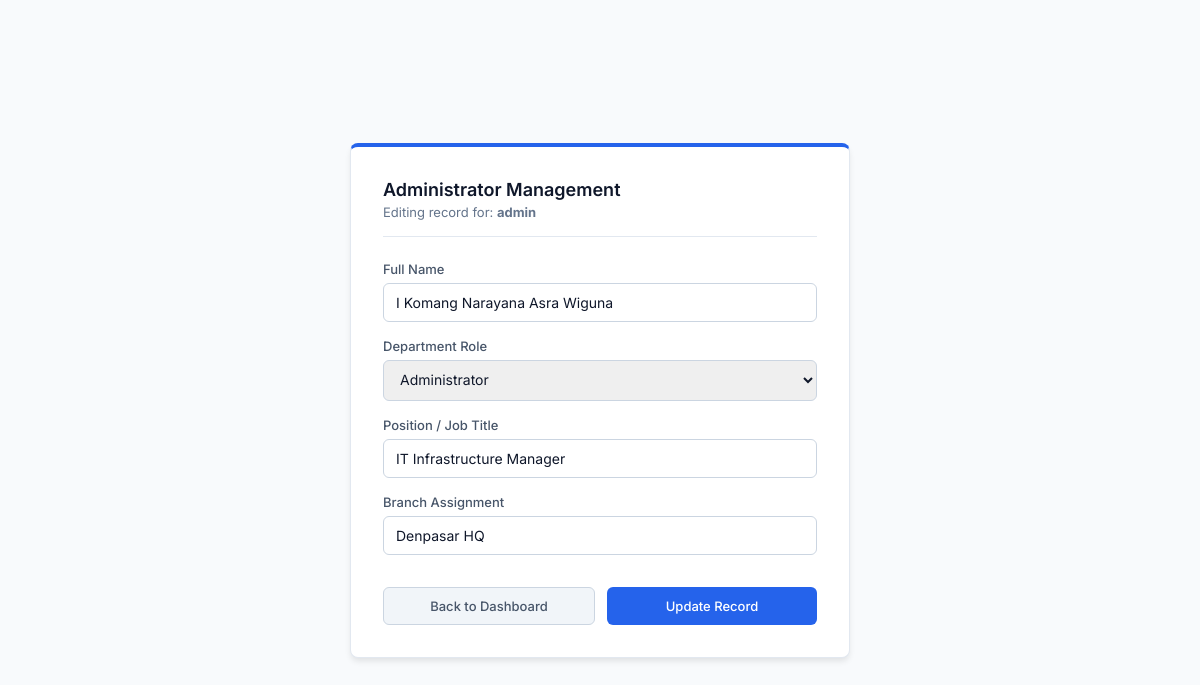
The page /admin_edit_karyawan.php?id=1 (signed in) on the database its author committed.
### tables this page shows
CREATE TABLE `users` (
  `id_user` int NOT NULL,
  `username` varchar(50) NOT NULL,
  `password` varchar(255) NOT NULL,
  `nama_lengkap` varchar(100) NOT NULL,
  `role` varchar(50) NOT NULL,
  `jabatan` varchar(100) NOT NULL,
  `penempatan` varchar(100) NOT NULL
);

### admin_edit_karyawan.php (the view, shortened to what this page needs)
<?php
require 'config.php';
$target_id = $_GET['id'] ?? 0;
$stmt = $conn->prepare("SELECT * FROM users WHERE id_user = ?");
$stmt->bind_param("i", $target_id);
$stmt->execute();
$target_data = $stmt->get_result()->fetch_assoc();
?>
<!DOCTYPE html>
<html lang="en">
<head>
</head>
<body>
<div class="form-container">
    <div class="form-header">
        <h2>Administrator Management</h2>
        <p>Editing record for: <strong><?= htmlspecialchars($target_data['username']); ?></strong></p>
    </div>
    <form method="POST" action="">
        <div class="form-group">
            <label>Full Name</label>
            <input type="text" name="nama_lengkap" value="<?= htmlspecialchars($target_data['nama_lengkap']); ?>" required>
        </div>
        <div class="form-group">
            <label>Department Role</label>
            <select name="role" required>
                <option value="Administrator" <?= $target_data['role'] == 'Administrator' ? 'selected' : '' ?>>Administrator</option>
            </select>
        </div>
        <div class="form-group">
            <label>Position / Job Title</label>
            <input type="text" name="jabatan" value="<?= htmlspecialchars($target_data['jabatan']); ?>" required>
        </div>
        <div class="form-group">
            <label>Branch Assignment</label>
            <input type="text" name="penempatan" value="<?= htmlspecialchars($target_data['penempatan']); ?>" required>
        </div>
        <div class="form-actions">
            <a href="dashboard.php" class="btn btn-cancel">Back to Dashboard</a>
            <button type="submit" name="update" class="btn btn-submit">Update Record</button>
        </div>
    </form>
</div>
</body>
</html>

### admin_edit_karyawan.php (style rules this page uses)
* { box-sizing: border-box; font-family: 'Inter', sans-serif; margin: 0; padding: 0; }
body { background-color: #f8fafc; color: #0f172a; display: flex; justify-content: center; align-items: center; min-height: 100vh; padding: 20px; }
.form-container { background: #ffffff; border: 1px solid #e2e8f0; border-radius: 8px; padding: 32px; width: 100%; max-width: 500px; box-shadow: 0 4px 6px -1px rgba(0,0,0,0.1); border-top: 4px solid #2563eb; }
.form-header { margin-bottom: 24px; border-bottom: 1px solid #e2e8f0; padding-bottom: 16px; }
.form-header h2 { font-size: 18px; font-weight: 600; color: #0f172a; margin-bottom: 4px; }
.form-header p { font-size: 13px; color: #64748b; }
.form-group { margin-bottom: 16px; }
.form-group label { display: block; font-size: 13px; font-weight: 500; color: #475569; margin-bottom: 6px; }
.form-group input, .form-group select { width: 100%; padding: 10px 12px; border: 1px solid #cbd5e1; border-radius: 6px; font-size: 14px; color: #0f172a; outline: none; }
.form-actions { display: flex; gap: 12px; margin-top: 32px; }
.btn { padding: 10px 16px; border-radius: 6px; font-size: 13px; font-weight: 500; text-align: center; text-decoration: none; cursor: pointer; flex: 1; }
.btn-cancel { background: #f1f5f9; color: #475569; border: 1px solid #cbd5e1; }
.btn-submit { background: #2563eb; color: #ffffff; border: none; }

### rows shown on the page
users: username "admin", nama_lengkap "I Komang Narayana Asra Wiguna", role "Administrator", jabatan "IT Infrastructure Manager", penempatan "Denpasar HQ"
